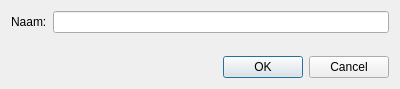
<?xml version="1.0" encoding="UTF-8"?>
<ui version="4.0">
 <class>ToevoegenMutualiteit</class>
 <widget class="QDialog" name="ToevoegenMutualiteit">
  <property name="windowModality">
   <enum>Qt::WindowModal</enum>
  </property>
  <property name="geometry">
   <rect>
    <x>0</x>
    <y>0</y>
    <width>400</width>
    <height>89</height>
   </rect>
  </property>
  <property name="windowTitle">
   <string>Toevoegen mutualiteit</string>
  </property>
  <property name="modal">
   <bool>true</bool>
  </property>
  <layout class="QVBoxLayout" name="verticalLayout">
   <item>
    <layout class="QGridLayout" name="gridLayout">
     <item row="0" column="0">
      <widget class="QLabel" name="l_naam">
       <property name="text">
        <string>Naam:</string>
       </property>
      </widget>
     </item>
     <item row="0" column="1">
      <widget class="QLineEdit" name="m_naam"/>
     </item>
    </layout>
   </item>
   <item>
    <spacer name="verticalSpacer">
     <property name="orientation">
      <enum>Qt::Vertical</enum>
     </property>
     <property name="sizeHint" stdset="0">
      <size>
       <width>20</width>
       <height>11</height>
      </size>
     </property>
    </spacer>
   </item>
   <item>
    <widget class="QDialogButtonBox" name="buttonBox">
     <property name="orientation">
      <enum>Qt::Horizontal</enum>
     </property>
     <property name="standardButtons">
      <set>QDialogButtonBox::Cancel|QDialogButtonBox::Ok</set>
     </property>
    </widget>
   </item>
  </layout>
 </widget>
 <resources/>
 <connections>
  <connection>
   <sender>buttonBox</sender>
   <signal>accepted()</signal>
   <receiver>ToevoegenMutualiteit</receiver>
   <slot>accept()</slot>
   <hints>
    <hint type="sourcelabel">
     <x>248</x>
     <y>254</y>
    </hint>
    <hint type="destinationlabel">
     <x>157</x>
     <y>274</y>
    </hint>
   </hints>
  </connection>
  <connection>
   <sender>buttonBox</sender>
   <signal>rejected()</signal>
   <receiver>ToevoegenMutualiteit</receiver>
   <slot>reject()</slot>
   <hints>
    <hint type="sourcelabel">
     <x>316</x>
     <y>260</y>
    </hint>
    <hint type="destinationlabel">
     <x>286</x>
     <y>274</y>
    </hint>
   </hints>
  </connection>
 </connections>
</ui>
